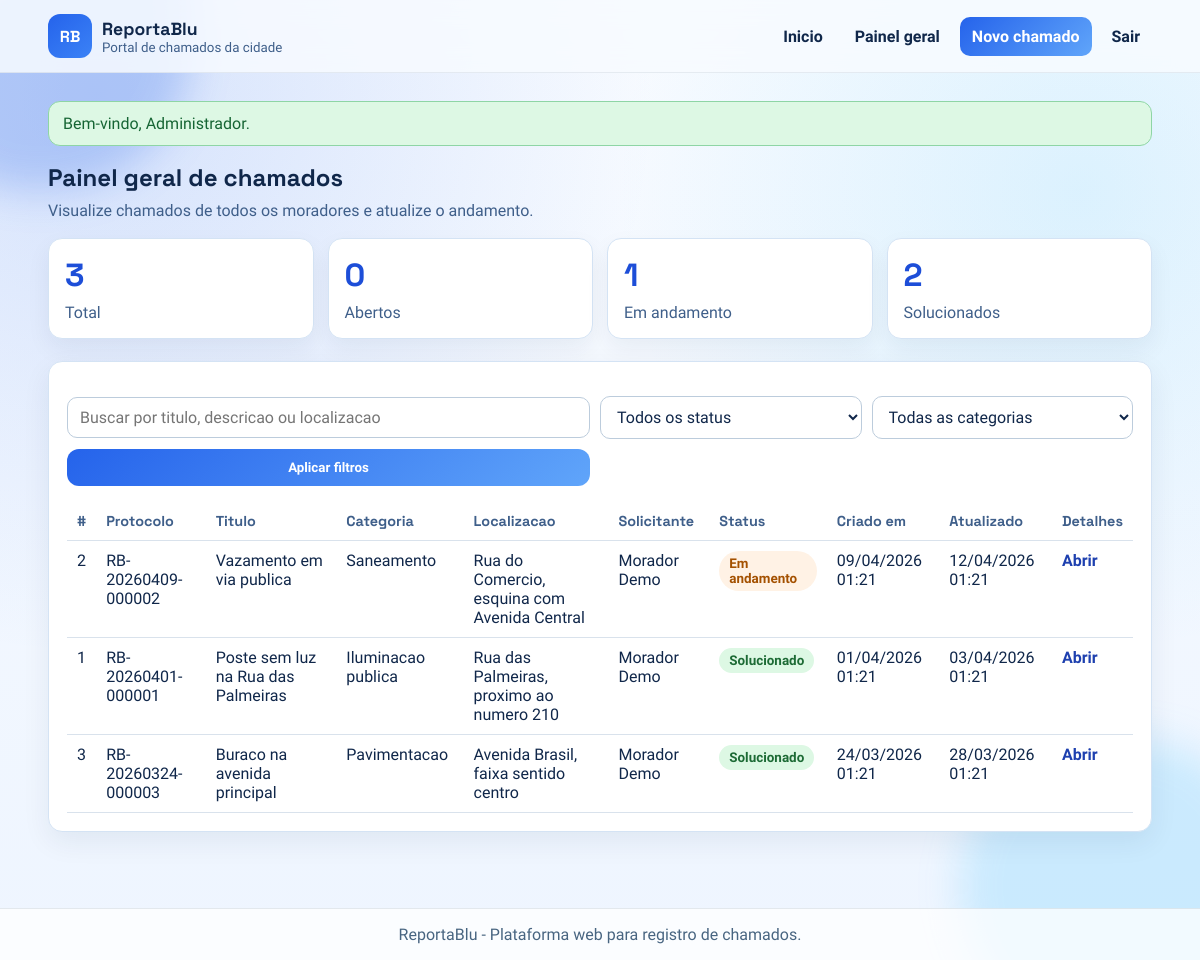
/dashboard.php (signed in), run on the app's committed database.
### tables this page shows
CREATE TABLE IF NOT EXISTS tickets (
    id INT UNSIGNED AUTO_INCREMENT PRIMARY KEY,
    user_id INT UNSIGNED NOT NULL,
    category_id INT UNSIGNED NOT NULL,
    titulo VARCHAR(180) NOT NULL,
    descricao TEXT NOT NULL,
    localizacao VARCHAR(255) NOT NULL,
    status ENUM('aberto', 'em_andamento', 'solucionado', 'fechado') NOT NULL DEFAULT 'aberto',
    created_at TIMESTAMP NOT NULL DEFAULT CURRENT_TIMESTAMP,
    updated_at TIMESTAMP NOT NULL DEFAULT CURRENT_TIMESTAMP ON UPDATE CURRENT_TIMESTAMP,
    resolved_at DATETIME NULL,
    CONSTRAINT fk_tickets_user FOREIGN KEY (user_id) REFERENCES users(id) ON DELETE CASCADE,
    CONSTRAINT fk_tickets_category FOREIGN KEY (category_id) REFERENCES categories(id) ON DELETE RESTRICT,
    INDEX idx_tickets_status (status),
    INDEX idx_tickets_created_at (created_at)
);

CREATE TABLE IF NOT EXISTS ticket_protocols (
    id INT UNSIGNED AUTO_INCREMENT PRIMARY KEY,
    ticket_id INT UNSIGNED NOT NULL,
    protocol_code VARCHAR(40) NOT NULL UNIQUE,
    created_at TIMESTAMP NOT NULL DEFAULT CURRENT_TIMESTAMP,
    CONSTRAINT fk_ticket_protocols_ticket FOREIGN KEY (ticket_id) REFERENCES tickets(id) ON DELETE CASCADE,
    UNIQUE KEY uq_ticket_protocols_ticket (ticket_id)
);

CREATE TABLE IF NOT EXISTS categories (
    id INT UNSIGNED AUTO_INCREMENT PRIMARY KEY,
    nome VARCHAR(100) NOT NULL UNIQUE,
    created_at TIMESTAMP NOT NULL DEFAULT CURRENT_TIMESTAMP
);

CREATE TABLE IF NOT EXISTS users (
    id INT UNSIGNED AUTO_INCREMENT PRIMARY KEY,
    nome VARCHAR(120) NOT NULL,
    email VARCHAR(160) NOT NULL UNIQUE,
    password_hash VARCHAR(255) NOT NULL,
    role ENUM('morador', 'admin') NOT NULL DEFAULT 'morador',
    created_at TIMESTAMP NOT NULL DEFAULT CURRENT_TIMESTAMP
);

### includes/auth.php (called while the page is built, shortened)
<?php
require_once __DIR__ . '/config.php';
function isLoggedIn(): bool
{
    return isset($_SESSION['user']) && is_array($_SESSION['user']);
}
function currentUserId(): ?int
{
    return (int) $_SESSION['user']['id'];
}
function currentUserRole(): string
{
    return (string) ($_SESSION['user']['role'] ?? 'morador');
}
function isAdmin(): bool
{
    return currentUserRole() === 'admin';
}

### includes/config.php (called while the page is built, shortened)
<?php
spl_autoload_register(static function (string $className): void {
    $prefix = 'ReportaBlu\\';
    $relativeClass = substr($className, strlen($prefix));
    $filePath = __DIR__ . '/src/' . str_replace('\\', '/', $relativeClass) . '.php';
});
function env(string $key, ?string $default = null): ?string
{
    $value = $_ENV[$key] ?? $_SERVER[$key] ?? getenv($key);
    if ($value === false || $value === null || $value === '') {
        return $default;
    }
    return (string) $value;
}
function db(): PDO
{
    static $pdo = null;
    $host = env('DB_HOST', '127.0.0.1');
    $port = env('DB_PORT', '3306');
    $dbName = env('DB_NAME', 'reportablu');
    $charset = env('DB_CHARSET', 'utf8mb4');
    $user = env('DB_USER', 'root');
    $pass = env('DB_PASS', '');
    $dsn = 'mysql:host=' . $host . ';port=' . $port . ';dbname=' . $dbName . ';charset=' . $charset;
    $options = [
        PDO::ATTR_ERRMODE => PDO::ERRMODE_EXCEPTION,
        PDO::ATTR_DEFAULT_FETCH_MODE => PDO::FETCH_ASSOC,
        PDO::ATTR_EMULATE_PREPARES => false,
    ];
    try {
        $pdo = new PDO($dsn, (string) $user, (string) $pass, $options);
    } catch (PDOException $exception) {
        http_response_code(500);
        exit('Erro ao conectar ao banco de dados. Verifique o arquivo .env e o SQL. Detalhe: ' . $exception->getMessage());
    }
    return $pdo;
}

### includes/src/Application/AppFactory.php (called while the page is built, shortened)
<?php
final class AppFactory
{
    public static function ticketFacade(PDO $pdo, string $projectRoot): TicketFacade
    {
        $categoryRepository = new PdoCategoryRepository($pdo);
        $ticketRepository = new PdoTicketRepository($pdo);
        $ticketHistoryRepository = new PdoTicketHistoryRepository($pdo);
        $ticketFileRepository = new PdoTicketFileRepository($pdo);
        $ticketProtocolRepository = new PdoTicketProtocolRepository($pdo);
        $ticketAssignmentRepository = new PdoTicketAssignmentRepository($pdo);
        $ticketResponseRepository = new PdoTicketResponseRepository($pdo);
        $transactionManager = new PdoTransactionManager($pdo);
        $validationStrategy = new DefaultUploadValidationStrategy();
        $attachmentStorage = new LocalAttachmentStorage(
            $projectRoot . '/uploads',
            'uploads/',
            $validationStrategy
        );
        $attachmentService = new AttachmentService($attachmentStorage);
        $creationService = new TicketCreationService(
            $categoryRepository,
            $ticketRepository,
            $ticketHistoryRepository,
            $ticketFileRepository,
            $ticketProtocolRepository,
            $transactionManager,
            $attachmentService,
            new TicketProtocolGenerator()
        );
        $queryService = new TicketQueryService(
            $categoryRepository,
            $ticketRepository,
            $ticketFileRepository,
            $ticketHistoryRepository,
            $ticketAssignmentRepository,
            $ticketResponseRepository
        );
        $workflowService = new TicketWorkflowService(
            $ticketRepository,
            $ticketHistoryRepository,
            $ticketAssignmentRepository,
            $ticketResponseRepository,
            $transactionManager
        );
        return new TicketFacade(
            $creationService,
            $queryService,
            $workflowService
        );
    }
}

### includes/src/Application/TicketQueryService.php (called while the page is built, shortened)
<?php
final class TicketQueryService
{
    public function dashboardData(array $filters, ?int $userId, bool $isAdmin): array
    {
        $status = trim((string) ($filters['status'] ?? ''));
        if (!TicketStatus::isValid($status)) {
            $status = '';
        }
        $normalizedFilters = [
            'search' => trim((string) ($filters['q'] ?? '')),
            'status' => $status,
            'category_id' => (int) ($filters['categoria'] ?? 0),
        ];
        return [
            'categories' => $this->categoryRepository->all(),
            'stats' => $this->ticketReadRepository->fetchStats($userId, $isAdmin),
            'tickets' => $this->ticketReadRepository->fetchDashboardTickets($normalizedFilters, $userId, $isAdmin),
            'valid_statuses' => TicketStatus::all(),
            'active_filters' => $normalizedFilters,
        ];
    }
}

### includes/src/Domain/TicketStatus.php (called while the page is built, shortened)
<?php
final class TicketStatus
{
    public static function isValid(string $status): bool
    {
        return isset(self::LABELS[$status]);
    }
}

### includes/src/Infrastructure/Repository/PdoCategoryRepository.php (called while the page is built, shortened)
<?php
final class PdoCategoryRepository extends BasePdoRepository implements CategoryRepositoryInterface
{
    public function all(): array
    {
        $statement = $this->pdo->query('SELECT id, nome FROM categories ORDER BY nome');
        return $statement->fetchAll() ?: [];
    }
}

### includes/src/Application/TicketFacade.php (called while the page is built, shortened)
<?php
final class TicketFacade
{
    public function dashboardData(array $filters, ?int $userId, bool $isAdmin): array
    {
        return $this->ticketQueryService->dashboardData($filters, $userId, $isAdmin);
    }
}

### includes/src/Infrastructure/Repository/PdoTicketRepository.php (called while the page is built, shortened)
<?php
final class PdoTicketRepository extends BasePdoRepository implements TicketReadRepositoryInterface, TicketWriteRepositoryInterface
{
    public function fetchDashboardTickets(array $filters, ?int $userId, bool $isAdmin): array
    {
        $search = trim((string) ($filters['search'] ?? ''));
        $status = trim((string) ($filters['status'] ?? ''));
        $categoryId = (int) ($filters['category_id'] ?? 0);
        $hasProtocolTable = $this->tableExists('ticket_protocols');
        $protocolSelect = $hasProtocolTable ? 'tp.protocol_code' : 'NULL AS protocol_code';
        $protocolJoin = $hasProtocolTable ? 'LEFT JOIN ticket_protocols tp ON tp.ticket_id = t.id' : '';
        $where = [];
        $params = [];
        $whereSql = $where === [] ? '1 = 1' : implode(' AND ', $where);
        $sql = "SELECT
                    t.id,
                    t.titulo,
                    t.status,
                    t.localizacao,
                    t.created_at,
                    t.updated_at,
                    c.nome AS categoria,
                    u.nome AS solicitante,
                    {$protocolSelect}
                FROM tickets t
                INNER JOIN categories c ON c.id = t.category_id
                INNER JOIN users u ON u.id = t.user_id
                {$protocolJoin}
                WHERE {$whereSql}
                ORDER BY t.created_at DESC";
        $statement = $this->pdo->prepare($sql);
        $statement->execute($params);
        return $statement->fetchAll() ?: [];
    }
    public function fetchStats(?int $userId, bool $isAdmin): array
    {
        $sql = "SELECT
                    COUNT(*) AS total,
                    SUM(CASE WHEN status = 'aberto' THEN 1 ELSE 0 END) AS abertos,
                    SUM(CASE WHEN status = 'em_andamento' THEN 1 ELSE 0 END) AS em_andamento,
                    SUM(CASE WHEN status = 'solucionado' THEN 1 ELSE 0 END) AS solucionados,
                    SUM(CASE WHEN status = 'fechado' THEN 1 ELSE 0 END) AS fechados
                FROM tickets";
        $params = [];
        $statement = $this->pdo->prepare($sql);
        $statement->execute($params);
        return $statement->fetch() ?: [];
    }
}

### includes/src/Infrastructure/Repository/BasePdoRepository.php (called while the page is built, shortened)
<?php
abstract class BasePdoRepository
{
    protected function tableExists(string $tableName): bool
    {
        $cacheKey = spl_object_id($this->pdo) . ':' . $tableName;
        $exists = false;
        try {
            $statement = $this->pdo->prepare(
                'SELECT 1
                 FROM information_schema.tables
                 WHERE table_schema = DATABASE() AND table_name = :table_name
                 LIMIT 1'
            );
            $statement->execute(['table_name' => $tableName]);
            $exists = $statement->fetchColumn() !== false;
        } catch (Throwable $exception) {
            $exists = false;
        }
        return $exists;
    }
}

### dashboard.php (the view, shortened to what this page needs)
<?php
require_once __DIR__ . '/includes/layout.php';
$ticketFacade = \ReportaBlu\Application\AppFactory::ticketFacade(db(), __DIR__);
$dashboardData = $ticketFacade->dashboardData($_GET, currentUserId(), isAdmin());
$stats = $dashboardData['stats'] ?? [];
$tickets = $dashboardData['tickets'] ?? [];
$activeFilters = $dashboardData['active_filters'] ?? [];
$search = (string) ($activeFilters['search'] ?? '');
?>
<section class="section-head">
    <h1><?= isAdmin() ? 'Painel geral de chamados' : 'Historico de chamados' ?></h1>
    <p>
        <?= isAdmin() ? 'Visualize chamados de todos os moradores e atualize o andamento.' : 'Filtre e acompanhe o status dos seus chamados.' ?>
    </p>
</section>
<section class="stats-grid">
    <article class="stat-card">
        <h2><?= (int) ($stats['total'] ?? 0) ?></h2>
        <p>Total</p>
    </article>
    <article class="stat-card">
        <h2><?= (int) ($stats['abertos'] ?? 0) ?></h2>
        <p>Abertos</p>
    </article>
    <article class="stat-card">
        <h2><?= (int) ($stats['em_andamento'] ?? 0) ?></h2>
        <p>Em andamento</p>
    </article>
    <article class="stat-card">
        <h2><?= (int) ($stats['solucionados'] ?? 0) ?></h2>
        <p>Solucionados</p>
    </article>
</section>
<section class="panel">
    <form class="filter-form" method="get" action="dashboard.php">
        <input
            type="text"
            name="q"
            placeholder="Buscar por titulo, descricao ou localizacao"
            value="<?= h($search) ?>"
        >
        <select name="status">
            <option value="">Todos os status</option>
        </select>
        <select name="categoria">
            <option value="0">Todas as categorias</option>
        </select>
        <button class="btn btn-primary" type="submit">Aplicar filtros</button>
    </form>
    <div class="table-wrapper">
        <table class="ticket-table">
            <thead>
                <tr>
                    <th>#</th>
                    <th>Protocolo</th>
                    <th>Titulo</th>
                    <th>Categoria</th>
                    <th>Localizacao</th>
                    <?php if (isAdmin()): ?>
                        <th>Solicitante</th>
                    <?php endif; ?>
                    <th>Status</th>
                    <th>Criado em</th>
                    <th>Atualizado</th>
                    <th>Detalhes</th>
                </tr>
            </thead>
            <tbody>
                <?php foreach ($tickets as $ticket): ?>
                    <tr>
                        <td><?= (int) $ticket['id'] ?></td>
                        <td><?= h((string) ($ticket['protocol_code'] ?? '-')) ?></td>
                        <td><?= h((string) $ticket['titulo']) ?></td>
                        <td><?= h((string) $ticket['categoria']) ?></td>
                        <td><?= h((string) $ticket['localizacao']) ?></td>
                        <?php if (isAdmin()): ?>
                            <td><?= h((string) $ticket['solicitante']) ?></td>
                        <?php endif; ?>
                        <td>
                            <span class="status-badge <?= h(statusClass((string) $ticket['status'])) ?>">
                                <?= h(statusLabel((string) $ticket['status'])) ?>
                            </span>
                        </td>
                        <td><?= formatDateTime((string) $ticket['created_at']) ?></td>
                        <td><?= formatDateTime((string) $ticket['updated_at']) ?></td>
                        <td><a class="card-link" href="ticket_detail.php?id=<?= (int) $ticket['id'] ?>">Abrir</a></td>
                    </tr>
                <?php endforeach; ?>
            </tbody>
        </table>
    </div>
</section>

### data on the page
tickets: id "2", ticket_protocols.protocol_code "RB-20260409-000002", titulo "Vazamento em via publica", category.nome "Saneamento", localizacao "Rua do Comercio, esquina com Avenida Central", user.nome "Morador Demo", status "Em andamento", created_at "09/04/2026 01:21", updated_at "12/04/2026 01:21"
tickets: id "1", ticket_protocols.protocol_code "RB-20260401-000001", titulo "Poste sem luz na Rua das Palmeiras", category.nome "Iluminacao publica", localizacao "Rua das Palmeiras, proximo ao numero 210", user.nome "Morador Demo", status "Solucionado", created_at "01/04/2026 01:21", updated_at "03/04/2026 01:21"
tickets: id "3", ticket_protocols.protocol_code "RB-20260324-000003", titulo "Buraco na avenida principal", category.nome "Pavimentacao", localizacao "Avenida Brasil, faixa sentido centro", user.nome "Morador Demo", status "Solucionado", created_at "24/03/2026 01:21", updated_at "28/03/2026 01:21"

### other printed values
$appName "ReportaBlu"
$flash['message'] "Bem-vindo, Administrador."
$stats['total'] "3"
$stats['abertos'] "0"
$stats['em_andamento'] "1"
$stats['solucionados'] "2"
